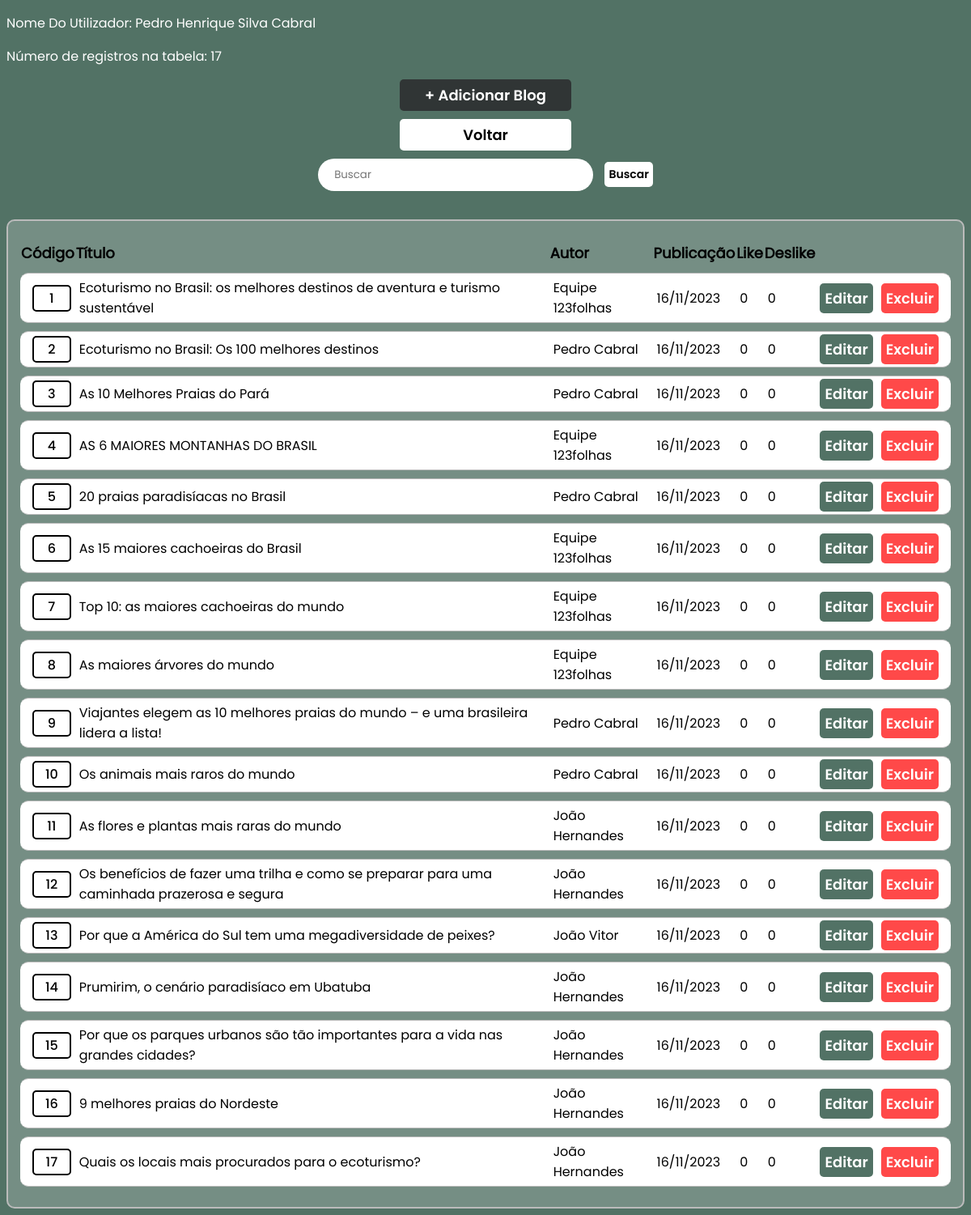
The page /perfil/admin/db2/blog_lst.php (signed in) on the database its author committed.
### tables this page shows
CREATE TABLE `cliente` (
  `Cod_Cliente` int NOT NULL AUTO_INCREMENT,
  `Nome` varchar(100) DEFAULT NULL,
  `CPF` char(14) DEFAULT NULL,
  `Genero` char(1) DEFAULT NULL,
  `CEP` char(9) DEFAULT NULL,
  `DT_Nasc` date DEFAULT NULL,
  `Faixa_preco` int DEFAULT '0',
  `Inter_Nacional` char(1) DEFAULT 'A',
  `123Pontos` int DEFAULT '0',
  `Email` varchar(100) DEFAULT NULL,
  `Senha_login` varchar(20) DEFAULT NULL,
  PRIMARY KEY (`Cod_Cliente`),
  UNIQUE KEY `CPF` (`CPF`,`Email`)
);

CREATE TABLE `blog` (
  `Cod_blog` int NOT NULL AUTO_INCREMENT,
  `Titulo` varchar(255) DEFAULT NULL,
  `Autor` varchar(100) DEFAULT NULL,
  `Data_publicada` date DEFAULT NULL,
  `Gostei` int DEFAULT '0',
  `Deslike` int DEFAULT '0',
  `HTML_blog` text,
  PRIMARY KEY (`Cod_blog`),
  UNIQUE KEY `Titulo` (`Titulo`)
);

### perfil/admin/db2/blog_lst.php (the view, shortened to what this page needs)
<!DOCTYPE html>
<html lang="pt-BR">
<head>
    <link rel="stylesheet" href="../style_lst.css">
</head>
<body>
    <?php
        include("../db0/connection.php");
        $sqlID = "SELECT Nome FROM Cliente WHERE Cod_cliente = {$_SESSION['Cod_Cliente']}";
        $resultID = $conn->query($sqlID);
        $rowID = $resultID->fetch_assoc();
        echo "<p>Nome Do Utilizador: " . $rowID['Nome'] . "</p>";
        if (isset($_GET['busca'])) {
            $busca = $_GET['busca'];
            if (!empty($busca)){
                $sql = "SELECT Cod_Blog, Titulo, Autor, Data_publicada, Gostei, Deslike, HTML_blog
                FROM Blog
                WHERE Cod_Blog = '$busca'
                    OR Titulo LIKE '%$busca%'
                    OR Autor LIKE '%$busca%'";
                $result = $conn->query($sql);
                echo "<p>Número de registros na tabela: " . $result->num_rows . "</p>";
            } else {
                $sql = "SELECT Cod_Blog, Titulo, Autor, Data_publicada, Gostei, Deslike, HTML_blog FROM Blog";
                $result = $conn->query($sql);
                echo "<p>Número de registros na tabela: " . $result->num_rows . "</p>";
            }
        } else {
            $sql = "SELECT Cod_Blog, Titulo, Autor, Data_publicada, Gostei, Deslike, HTML_blog FROM Blog";
            $result = $conn->query($sql);
            echo "<p>Número de registros na tabela: " . $result->num_rows . "</p>";
        }
    ?>
      <div id="div_centralizar_elementos">
        <a id="ADD" href="blog_add.php">+ Adicionar Blog</a>
        <a id="Voltar" href="../db0/inicio.php">Voltar</a>
        <form method="get" action="" id="formulario">
            <input type="text" name="busca" id="busca" placeholder="Buscar">
            <input type="submit" value="Buscar" id="button_submit">
        </form>
    </div>
    <table>
        <thead>
            <tr>
                <th>Código</th>
                <th>Título</th>
                <th>Autor</th>
                <th>Publicação</th>
                <th>Like</th>
                <th>Deslike</th>
            </tr>
        </thead>
        <?php
            if ($result->num_rows > 0) {
                while ($row = $result->fetch_assoc()) {
        ?>
            <tr>
                <td>
                    <a href="blog_info.php?Cod_Blog=<?php echo $row['Cod_Blog']?>"><?php echo $row['Cod_Blog']?></a>
                </td>
                <td><?php echo $row['Titulo']?></td>
                <td><?php echo $row['Autor']?></td>
                <td><?php echo date('d/m/Y', strtotime($row['Data_publicada']))?></td>
                <td><?php echo $row['Gostei']?></td>
                <td><?php echo $row['Deslike']?></td>
                <td>
                    <a id="Editar" href="blog_edit.php?Cod_blog=<?php echo $row['Cod_Blog']?>" style="display: inline;">Editar</a>
                </td>
                <td onclick="remove(<?php echo $row['Cod_Blog']?>);">
                    <a id="Excluir" href="#" style="display: inline;">Excluir</a>
                </td>
            </tr>
        <?php
                }
             }
        ?>
    </table>
</body>
</html>

### perfil/admin/style_lst.css (style rules this page uses)
body { font-family: 'poppins'; background-color: #527265; }
#div_centralizar_elementos { display: flex; flex-direction: column; align-items: center; }
a { text-decoration: none; color: black; border: 2px solid black; border-radius: 5px; padding: 2px; font-family: 'poppins_medio'; display: flex; align-items: center; justify-content: center; }
td { padding: 5px; border: 1px solid #bbb; border-right: none; border-left: none; background-color: white; }
th { text-align: start; font-size: 18px; }
table tr td:last-child { border-radius: 0 10px 10px 0; padding-right: 15px; }
table tr td:nth-child(1) { border-radius: 10px 0 0 10px; padding-left: 15px; }
#ADD { width: 200px; margin-bottom: 10px; display: flex; font-family: 'poppins_semibold'; border: none; color: white; background-color: #303535; font-size: 18px; padding: 6px; border-radius: 5px; cursor: pointer; transition: opacity 0.15s, box-shadow 0.15s; }
#Voltar { width: 200px; margin-bottom: 10px; display: flex; font-family: 'poppins_semibold'; border: none; color: black; background-color: white; font-size: 18px; padding: 6px; border-radius: 5px; cursor: pointer; transition: opacity 0.15s, box-shadow 0.15s; }
#formulario { display: inline-block }
#busca { user-select: none; border-radius: 30px; border: 0px solid; color: #283228; background-color: rgb(255, 255, 255); height: 40px; width: 300px; margin: 0 10px 20px 0; padding: 0 20px; font-family: 'poppins'; transition: box-shadow 0.15s, background-color 0.15s; }
p { color: white; }
#button_submit { font-family: 'poppins_semibold'; border: none; color: black; background-color: white; font-size: 14px; padding: 5px; border-radius: 5px; cursor: pointer; transition: opacity 0.15s, box-shadow 0.15s; }
#Excluir { color: black; }
table { margin-top: 15px; border: 2px solid #bbb; width: 100%; background-color: rgba(255, 255, 255, 0.2); border-radius: 10px; border-spacing: 0 10px; padding: 15px 15px; }
#Editar { user-select: none; width: 130px; font-family: 'poppins_semibold'; background-color: #527265; border: none; color: white; font-size: 18px; padding: 6px; border-radius: 5px; cursor: pointer; transition: opacity 0.15s, box-shadow 0.15s; }
#Excluir { user-select: none; width: 130px; font-family: 'poppins_semibold'; background-color: rgb(255, 73, 73); border: none; color: white; font-size: 18px; padding: 6px; border-radius: 5px; cursor: pointer; transition: opacity 0.15s, box-shadow 0.15s; }

### rows shown on the page
cliente: Nome "Pedro Henrique Silva Cabral"
blog: Cod_blog "1", Titulo "Ecoturismo no Brasil: os melhores destinos de aventura e turismo sustentável", Autor "Equipe 123folhas", Data_publicada "16/11/2023", Gostei "0", Deslike "0"
blog: Cod_blog "2", Titulo "Ecoturismo no Brasil: Os 100 melhores destinos", Autor "Pedro Cabral", Data_publicada "16/11/2023", Gostei "0", Deslike "0"
blog: Cod_blog "3", Titulo "As 10 Melhores Praias do Pará", Autor "Pedro Cabral", Data_publicada "16/11/2023", Gostei "0", Deslike "0"
blog: Cod_blog "4", Titulo "AS 6 MAIORES MONTANHAS DO BRASIL", Autor "Equipe 123folhas", Data_publicada "16/11/2023", Gostei "0", Deslike "0"
blog: Cod_blog "5", Titulo "20 praias paradisíacas no Brasil", Autor "Pedro Cabral", Data_publicada "16/11/2023", Gostei "0", Deslike "0"
blog: Cod_blog "6", Titulo "As 15 maiores cachoeiras do Brasil", Autor "Equipe 123folhas", Data_publicada "16/11/2023", Gostei "0", Deslike "0"
blog: Cod_blog "7", Titulo "Top 10: as maiores cachoeiras do mundo", Autor "Equipe 123folhas", Data_publicada "16/11/2023", Gostei "0", Deslike "0"
blog: Cod_blog "8", Titulo "As maiores árvores do mundo", Autor "Equipe 123folhas", Data_publicada "16/11/2023", Gostei "0", Deslike "0"
blog: Cod_blog "9", Titulo "Viajantes elegem as 10 melhores praias do mundo – e uma brasileira lidera a lista!", Autor "Pedro Cabral", Data_publicada "16/11/2023", Gostei "0", Deslike "0"
blog: Cod_blog "10", Titulo "Os animais mais raros do mundo", Autor "Pedro Cabral", Data_publicada "16/11/2023", Gostei "0", Deslike "0"
blog: Cod_blog "11", Titulo "As flores e plantas mais raras do mundo", Autor "João Hernandes", Data_publicada "16/11/2023", Gostei "0", Deslike "0"
blog: Cod_blog "12", Titulo "Os benefícios de fazer uma trilha e como se preparar para uma caminhada prazerosa e segura", Autor "João Hernandes", Data_publicada "16/11/2023", Gostei "0", Deslike "0"
blog: Cod_blog "13", Titulo "Por que a América do Sul tem uma megadiversidade de peixes?", Autor "João Vitor", Data_publicada "16/11/2023", Gostei "0", Deslike "0"
blog: Cod_blog "14", Titulo "Prumirim, o cenário paradisíaco em Ubatuba", Autor "João Hernandes", Data_publicada "16/11/2023", Gostei "0", Deslike "0"
blog: Cod_blog "15", Titulo "Por que os parques urbanos são tão importantes para a vida nas grandes cidades?", Autor "João Hernandes", Data_publicada "16/11/2023", Gostei "0", Deslike "0"
blog: Cod_blog "16", Titulo "9 melhores praias do Nordeste", Autor "João Hernandes", Data_publicada "16/11/2023", Gostei "0", Deslike "0"
blog: Cod_blog "17", Titulo "Quais os locais mais procurados para o ecoturismo?", Autor "João Hernandes", Data_publicada "16/11/2023", Gostei "0", Deslike "0"

### other values the page prints
$result->num_rows "17"
